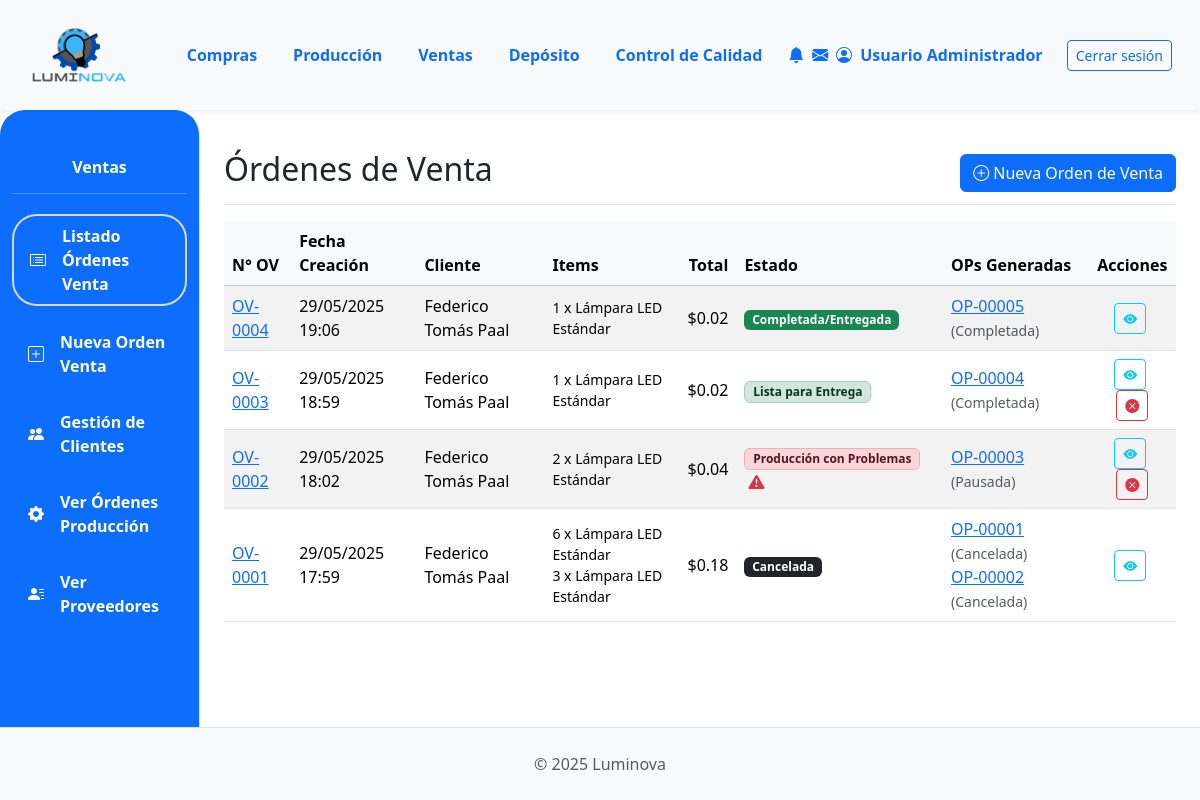
/ventas/ (signed in), run on an earlier commit of the app's database.
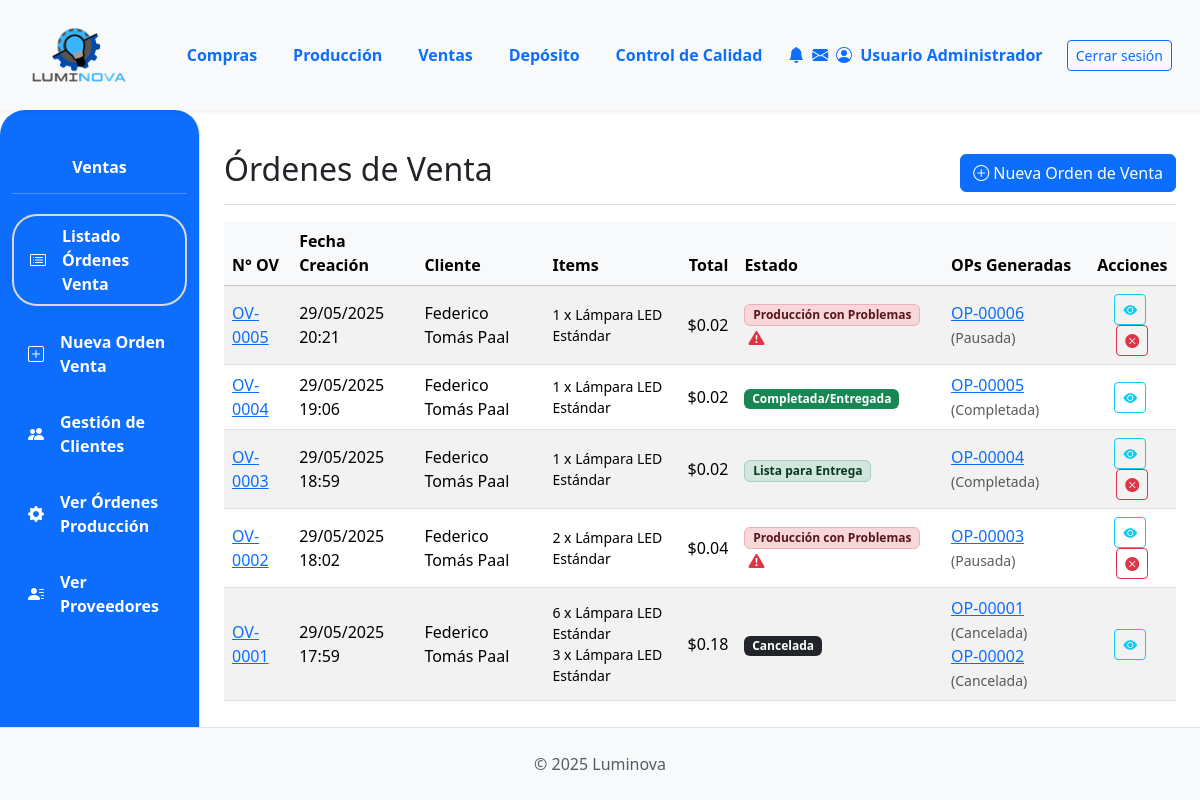
And on a later commit of the database.
### App_LUMINOVA/models.py (models this page shows, shortened)
class OrdenVenta(models.Model): # NUEVO: Específico para Ventas
    ESTADO_CHOICES = [
        ('PENDIENTE', 'Pendiente Confirmación'),
        ('CONFIRMADA', 'Confirmada (Esperando Producción)'),
        ('INSUMOS_SOLICITADOS', 'Insumos Solicitados'),
        ('PRODUCCION_INICIADA', 'Producción Iniciada'), # NUEVO
        ('PRODUCCION_PARCIAL', 'Producción Parcial'), # Opcional
        ('PRODUCCION_CON_PROBLEMAS', 'Producción con Problemas'), # NUEVO
        ('LISTA_ENTREGA', 'Lista para Entrega'),
        ('COMPLETADA', 'Completada/Entregada'),
        ('CANCELADA', 'Cancelada'),
    ]
    numero_ov = models.CharField(max_length=20, unique=True, verbose_name="N° Orden de Venta")
    cliente = models.ForeignKey(Cliente, on_delete=models.PROTECT, related_name="ordenes_venta")
    fecha_creacion = models.DateTimeField(default=timezone.now)
    estado = models.CharField(max_length=50, choices=ESTADO_CHOICES, default='PENDIENTE')
    total_ov = models.DecimalField(max_digits=12, decimal_places=2, default=0.00, verbose_name="Total OV")
    notas = models.TextField(blank=True, null=True)

class Cliente(models.Model):
    nombre = models.CharField(max_length=150, unique=True) # Aumentado max_length
    direccion = models.TextField(blank=True)
    telefono = models.CharField(max_length=25, blank=True) # Aumentado max_length
    email = models.EmailField(unique=True, null=True, blank=True)

class ItemOrdenVenta(models.Model): # NUEVO: Detalle de la OV
    orden_venta = models.ForeignKey(OrdenVenta, on_delete=models.CASCADE, related_name='items_ov')
    producto_terminado = models.ForeignKey(ProductoTerminado, on_delete=models.PROTECT)
    cantidad = models.PositiveIntegerField()
    precio_unitario_venta = models.DecimalField(max_digits=10, decimal_places=2, verbose_name="Precio Unit. en Venta")
    subtotal = models.DecimalField(max_digits=12, decimal_places=2, editable=False)

class ProductoTerminado(models.Model):
    descripcion = models.CharField(max_length=255) # Aumentado max_length
    categoria = models.ForeignKey(CategoriaProductoTerminado, on_delete=models.PROTECT, related_name='productos_terminados')
    precio_unitario = models.DecimalField(max_digits=10, decimal_places=2, default=0.00)
    stock = models.IntegerField(default=0)
    modelo = models.CharField(max_length=50, blank=True, null=True)
    potencia = models.IntegerField(blank=True, null=True)
    acabado = models.CharField(max_length=50, blank=True, null=True)
    color_luz = models.CharField(max_length=50, blank=True, null=True)
    material = models.CharField(max_length=50, blank=True, null=True)
    imagen = models.ImageField(null=True, blank=True, upload_to='productos_terminados/')

class OrdenProduccion(models.Model):
    numero_op = models.CharField(max_length=20, unique=True, verbose_name="N° Orden de Producción") # Cambiado de numero_orden
    orden_venta_origen = models.ForeignKey(OrdenVenta, on_delete=models.SET_NULL, null=True, blank=True, related_name='ops_generadas')
    producto_a_producir = models.ForeignKey(ProductoTerminado, on_delete=models.PROTECT, related_name="ordenes_produccion") # Cambiado related_name
    cantidad_a_producir = models.PositiveIntegerField() # Cambiado de cantidad_prod
    estado_op = models.ForeignKey(EstadoOrden, on_delete=models.SET_NULL, null=True, blank=True, related_name='ops_estado')
    estado_op = models.ForeignKey(EstadoOrden, on_delete=models.SET_NULL, null=True, blank=True, related_name='ops_estado') # Cambiado related_name
    fecha_solicitud = models.DateTimeField(default=timezone.now) # Añadido
    fecha_inicio_real = models.DateTimeField(null=True, blank=True)
    fecha_inicio_planificada = models.DateField(null=True, blank=True) # Cambiado de fecha_inicio
    fecha_fin_real = models.DateTimeField(null=True, blank=True)
    fecha_fin_planificada = models.DateField(null=True, blank=True) # Añadido
    sector_asignado_op = models.ForeignKey(SectorAsignado, on_delete=models.SET_NULL, null=True, blank=True, related_name='ops_sector') # Cambiado related_name
    notas = models.TextField(null=True, blank=True, verbose_name='Notas') # Añadido
    def get_estado_op_display(self): # Nombre del método que estás intentando llamar
        if self.estado_op:
            return self.estado_op.nombre
        return "Sin Estado Asignado"

class EstadoOrden(models.Model): # Renombrar a EstadoOrdenProduccion o similar si es solo para OP
    nombre = models.CharField(max_length=50, unique=True) # Ej: Pendiente, En Proceso, Terminado

### App_LUMINOVA/views.py (the view)
# urls.py: path('ventas/', ventas_lista_ov_view, name='ventas_lista_ov'),
@login_required
def ventas_lista_ov_view(request):
    ordenes_de_venta_query = OrdenVenta.objects.select_related('cliente').prefetch_related(
        'items_ov__producto_terminado',
        Prefetch(
            'ops_generadas',
            queryset=OrdenProduccion.objects.select_related('estado_op', 'producto_a_producir')
                                      .prefetch_related(
                                          Prefetch(
                                              'reportes_incidencia',
                                              queryset=Reportes.objects.select_related('reportado_por', 'sector_reporta').order_by('-fecha')
                                          )
                                      ).order_by('numero_op'),
            to_attr='lista_ops_con_reportes_y_estado' # Nuevo nombre para claridad
        )
    ).order_by('-fecha_creacion')
    ordenes_list_con_info_reporte = []
    for ov in ordenes_de_venta_query:
        ov.tiene_algun_reporte_asociado = False # Inicializar bandera
        if hasattr(ov, 'lista_ops_con_reportes_y_estado'): # Verificar si el prefetch funcionó
            for op in ov.lista_ops_con_reportes_y_estado:
                if op.reportes_incidencia.all().exists(): # Si alguna OP tiene reportes
                    ov.tiene_algun_reporte_asociado = True
                    break # No necesitamos seguir buscando en las OPs de esta OV
        ordenes_list_con_info_reporte.append(ov)
    context = {
        'ordenes_list': ordenes_list_con_info_reporte, # Pasar la lista procesada
        'titulo_seccion': 'Órdenes de Venta',
    }
    return render(request, 'ventas/ventas_lista_ov.html', context)

### App_LUMINOVA/templates/ventas/ventas_lista_ov.html (shortened to what the changed rows need)
{% extends 'padre.html' %}
{% load static %}
{% load django_bootstrap5 %}
{% block content %}
<div class="d-flex justify-content-between flex-wrap flex-md-nowrap align-items-center pt-3 pb-2 mb-3 border-bottom">
    <h1 class="h2">{{ titulo_seccion }}</h1>
</div>
<div class="table-responsive mt-3">
    <table class="table table-striped table-hover align-middle">
        <thead class="table-light">
            <tr>
                <th>N° OV</th>
                <th>Fecha Creación</th>
                <th>Cliente</th>
                <th>Items</th>
                <th class="text-end">Total</th>
                <th>Estado</th>
                <th>OPs Generadas</th>
                <th class="text-center">Acciones</th>
            </tr>
        </thead>
        <tbody>
            {% for ov in ordenes_list %}
            <tr>
                <td><a href="{% url 'App_LUMINOVA:ventas_detalle_ov' ov.id %}">{{ ov.numero_ov }}</a></td>
                <td>{{ ov.fecha_creacion|date:"d/m/Y H:i" }}</td>
                <td>{{ ov.cliente.nombre|default_if_none:"N/A" }}</td>
                <td>
                    <ul class="list-unstyled mb-0 small">
                    {% for item in ov.items_ov.all %}
                        <li>{{ item.cantidad }} x {{ item.producto_terminado.descripcion|truncatechars:25 }}</li>
                    {% empty %}
                        <li>Sin ítems</li>
                    {% endfor %}
                    </ul>
                </td>
                <td class="text-end">${{ ov.total_ov|floatformat:2 }}</td>
                <td>
                    <span class="badge
                        {% if ov.estado == 'PENDIENTE' %}bg-warning text-dark
                        {% elif ov.estado == 'CONFIRMADA' %}bg-secondary
                        {% elif ov.estado == 'INSUMOS_SOLICITADOS' %}bg-info-subtle text-info-emphasis border border-info-subtle
                        {% elif ov.estado == 'PRODUCCION_INICIADA' %}bg-primary
                        {% elif ov.estado == 'PRODUCCION_CON_PROBLEMAS' %}bg-danger-subtle text-danger-emphasis border border-danger-subtle
                        {% elif ov.estado == 'LISTA_ENTREGA' %}bg-success-subtle text-success-emphasis border border-success-subtle
                        {% elif ov.estado == 'COMPLETADA' %}bg-success
                        {% elif ov.estado == 'CANCELADA' %}bg-dark
                        {% else %}bg-light text-dark{% endif %}">
                        {{ ov.get_estado_display }}
                    </span>
                    {% if ov.estado == 'PRODUCCION_CON_PROBLEMAS' and ov.tiene_algun_reporte_asociado %}
                        <a href="#" data-bs-toggle="modal" data-bs-target="#modalReportesOV{{ ov.id }}"
                           class="ms-1" title="Ver reportes de problemas asociados a esta OV">
                            <i class="bi bi-exclamation-triangle-fill text-danger"></i>
                        </a>
                    {% endif %}
                </td>
                <td>
                    {% for op_gen in ov.lista_ops_con_reportes_y_estado %}
                        <a href="{% url 'App_LUMINOVA:produccion_detalle_op' op_gen.id %}">{{ op_gen.numero_op }}</a>
                        <small class="text-muted">({{ op_gen.get_estado_op_display }})</small>
                        {% if not forloop.last %}<br>{% endif %}
                    {% empty %}
                        Ninguna
                    {% endfor %}
                </td>
                <td class="text-center">
                     <a href="{% url 'App_LUMINOVA:ventas_detalle_ov' ov.id %}" class="btn btn-sm btn-outline-info me-1" title="Ver Detalle OV {{ ov.numero_ov }}">
                         <i class="bi bi-eye-fill"></i>
                     </a>
                    {% if ov.estado != 'CANCELADA' and ov.estado != 'COMPLETADA' %}
                     <a href="#" class="btn btn-sm btn-outline-danger" data-bs-toggle="modal" data-bs-target="#cancelarOVModal{{ov.id}}" title="Cancelar OV {{ ov.numero_ov }}">
                         <i class="bi bi-x-circle-fill"></i>
                     </a>
                    {% endif %}
                </td>
            </tr>
            {% empty %}
            <tr>
                <td colspan="8" class="text-center fst-italic text-muted">No hay órdenes de venta registradas.</td>
            </tr>
            {% endfor %}
        </tbody>
    </table>
</div>
{% endblock %}

What changed in the data, as far as the page shows it:
added OrdenVenta: numero_ov "OV-0005", fecha_creacion "29/05/2025 20:21", cliente.nombre "Federico Tomás Paal", total_ov "0.02", estado "Producción con Problemas"
added ItemOrdenVenta: cantidad "1", producto_terminado.descripcion "Lámpara LED Estándar", shown under "OV-0005"
added OrdenProduccion: numero_op "OP-00006", estado_op "Pausada", shown under "OV-0005"
